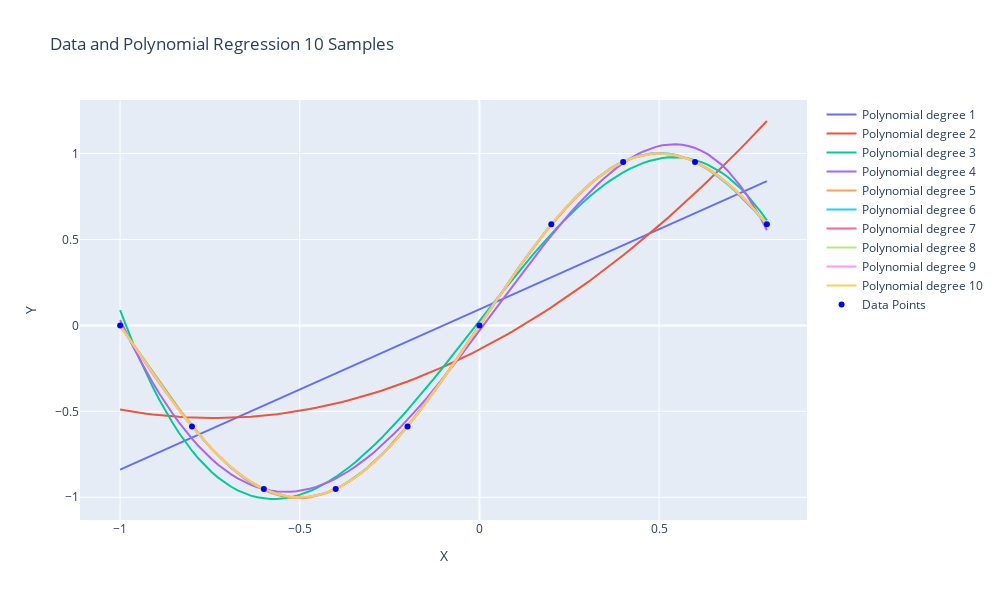

Notebook cell for this chart:
### Markdown cell above
Noiseless

### Code cell
# sin noiseless 10 sample
print("sin noiseless 10 sample")
df = pd.read_csv("data/sin experiment/sin_noiseless_10sample.csv")

w_list = []
for degree in range(1, MAX_DEGREE+1):
    w = np.polyfit(df["x"], df["y"], degree)
    w_list.append(w)
    RMSE = CalculateMSE_poly(df["x"], df["y"], w)**(1/2)
    print(f'Degree = {degree} | RMSE = {RMSE:.4f}')
model_plot(df["x"],df["y"],w_list)
